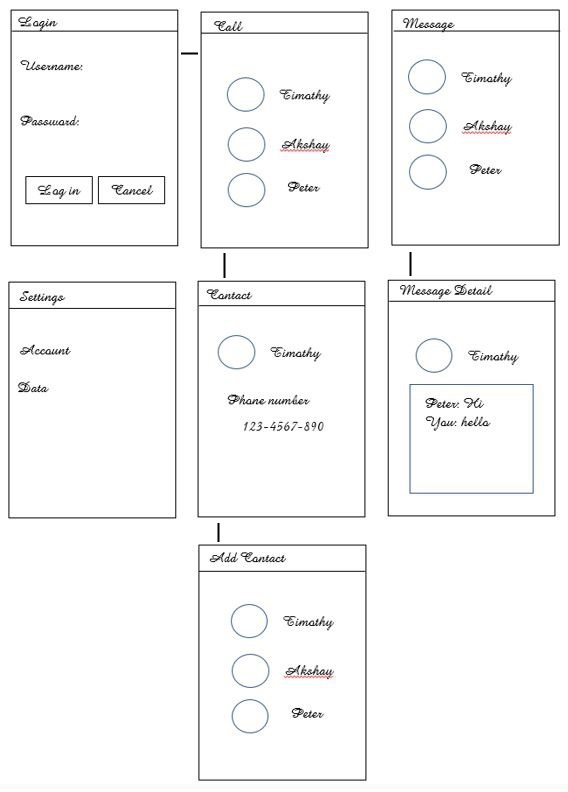
#> input picture SketchToApp/Capture7.JPG, 568 x 792 px, found by its file name
$ python hough.py
#> lines starting #> are read from the running program, lines starting #| are printed output that depends on the picture; after the words box and inside, x2 and y2 are one past the last pixel; in counts of white or black regions, pixels touching at a corner belong together
# -*- coding: utf-8 -*-

import cv2
import numpy as np

img = cv2.imread('Capture7.jpg')
#> img is the input picture: shape (792, 568, 3); mean B, G, R 247.8, 247.9, 247.8
gray = cv2.cvtColor(img,cv2.COLOR_BGR2GRAY)
cv2.imwrite('Capture6_gray.jpg',gray)
edges = cv2.Canny(gray,50,250,apertureSize = 5)
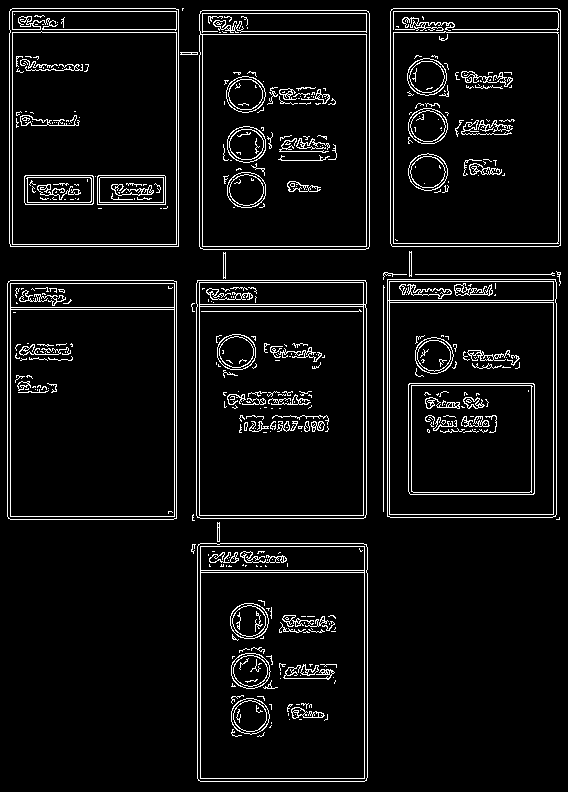
#> edges: shape (792, 568); 6.2% white in thin lines or dots
cv2.imwrite('Capture6_edges.jpg',edges)
# [10 lines of commented-out code are left out]

lines = cv2.HoughLines(edges,1,np.pi/180,250)
#> lines = [[246, 1.57], [366, 0], [176, 0], [199, 0], [32, 1.57], [11, 1.57], [280, 1.57], [8, 1.57], [29, 1.57], [310, 1.55]]
for item in lines:

    for rho,theta in item:
        a = np.cos(theta)
        b = np.sin(theta)
        x0 = a*rho
        y0 = b*rho
        x1 = int(x0 + 1000*(-b))
        y1 = int(y0 + 1000*(a))
        x2 = int(x0 - 1000*(-b))
        y2 = int(y0 - 1000*(a))

        cv2.line(img,(x1,y1),(x2,y2),(0,0,255),3)
#> this loop made 10 passes
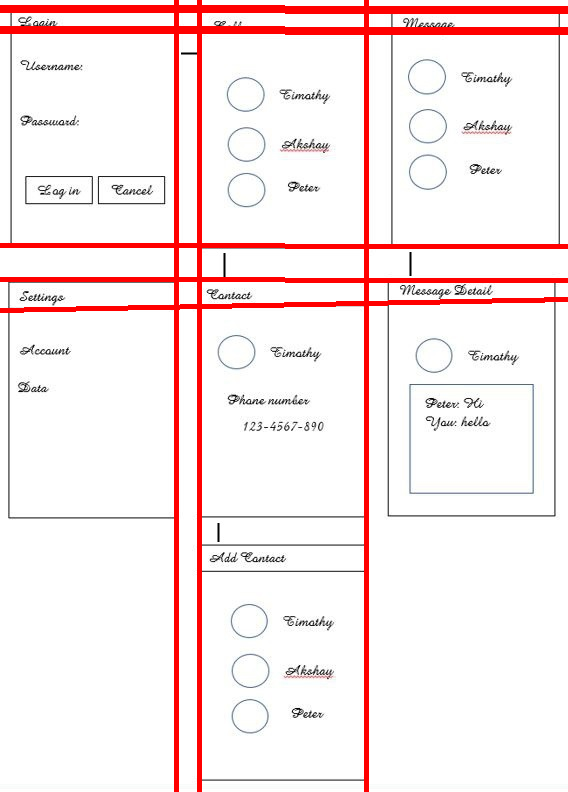
#> img: shape (792, 568, 3); 6.45% of pixels changed, all inside (x1, y1, x2, y2) = (0, 0, 568, 792)

cv2.imwrite('Capture6_out.jpg',img)

$ run again, with SketchToApp/Capture3.JPG copied over SketchToApp/Capture7.JPG
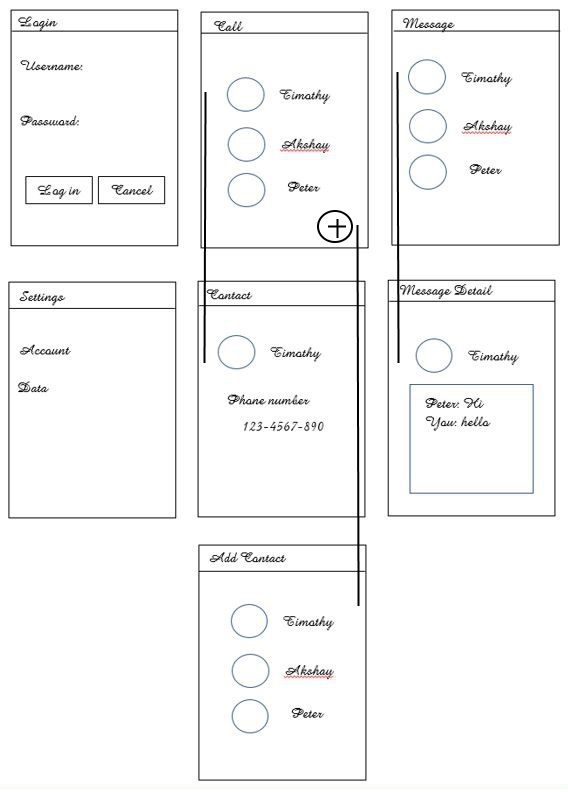
#> input picture SketchToApp/Capture3.JPG, 568 x 792 px, found by its file name
#> img is the input picture: shape (792, 568, 3); mean B, G, R 246.7, 246.7, 246.6
#> `edges = cv2.Canny(gray,50,250,apertureSize = 5)`:
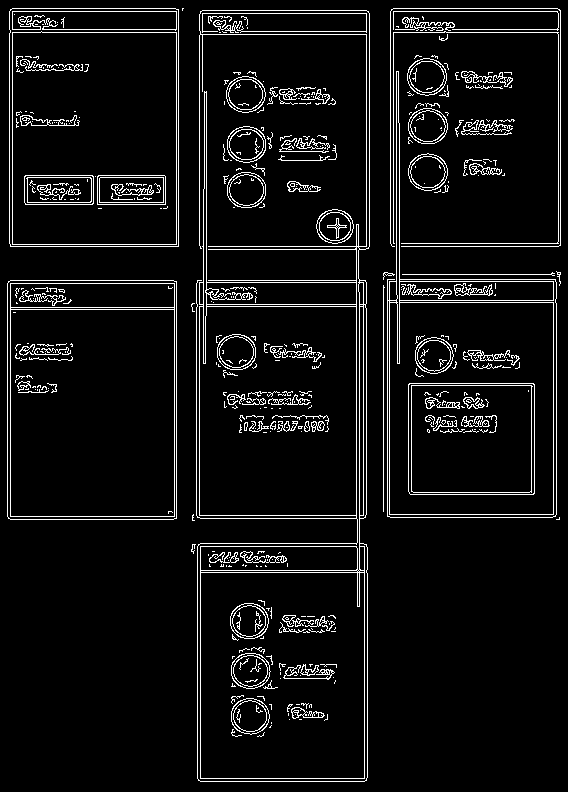
#> edges: shape (792, 568); 6.6% white in thin lines or dots
#> lines = [[246, 1.57], [366, 0], [176, 0], [199, 0], [32, 1.57], [11, 1.57], [280, 1.57], [8, 1.57], [359, 0], [29, 1.57], [356, 0], [310, 1.55]]
#> the loop `for item in lines: ` made 12 passes
#> after the loop `for item in lines:`:
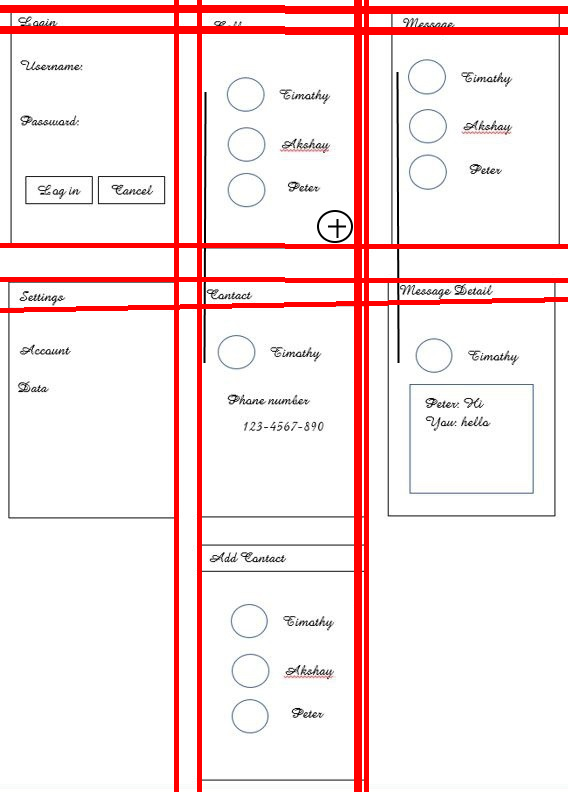
#> img: shape (792, 568, 3); 7.81% of pixels changed, all inside (x1, y1, x2, y2) = (0, 0, 568, 792)
